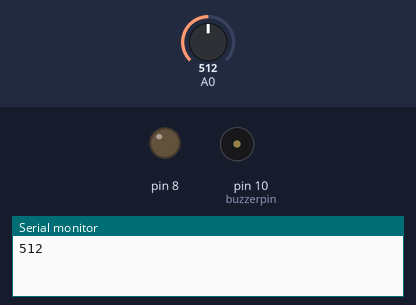
A sketch run on a simulated Arduino Uno, built with avr-gcc and run on an emulated ATmega328P. Parts: output pins drawn as LEDs (lit = HIGH), buzzer (waves = sounding, pin HIGH), the last lines printed to the serial monitor. Inputs (shaded band) come from the test bench; at power-on: A0 = 512.

Above: at 0.1 s.
At 0.6 s:
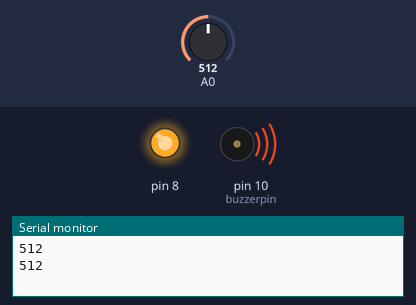
Timing chart, 0 to 2.1 s (numbered marks = the images above):
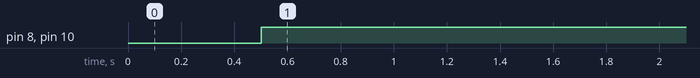

The sketch:

smoke_detector.ino
```cpp
int mq=A0;
int x;
int led=8;
int buzzerpin=10;
void setup()
{
  Serial.begin(9600);
  pinMode(A0,INPUT);
  pinMode(8,OUTPUT);
  pinMode(10,OUTPUT);
}

void loop()
{
  x=analogRead(A0);
  Serial.println(x);
  delay(500);
  if (x>=100)
  {
    digitalWrite(8,HIGH);
    digitalWrite(10,HIGH);
  }
  else
  {
    digitalWrite(8,LOW);
    digitalWrite(10,LOW);
  }


}
```

Measured:
- by itself, pin 8, pin 10 (buzzerpin): LOW → HIGH at 0.50 s
